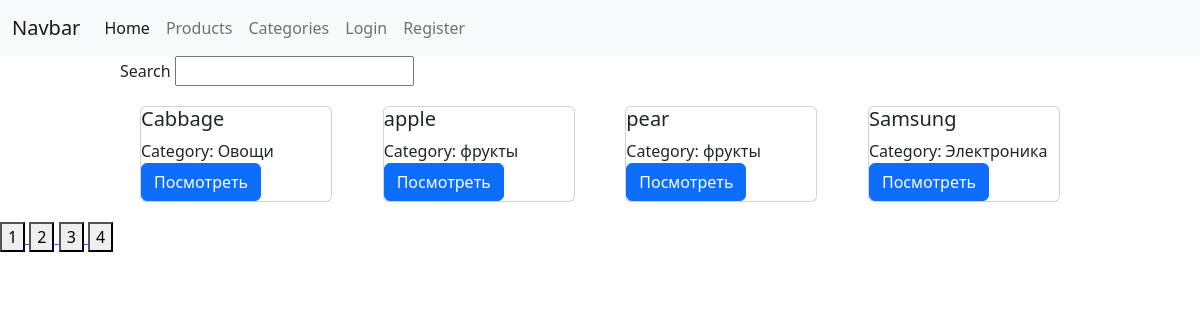
/products/?page=2, run on the app's committed database.
### products/models.py (models this page shows, shortened)
class Category(models.Model):
    title = models.CharField(max_length=100)
    icon = models.ImageField(null=True)
    def __str__(self):
        return self.title

class Product(models.Model):
    author = models.ForeignKey(User, on_delete=models.CASCADE, null=True)
    image = models.ImageField()
    title = models.CharField(max_length=255)
    description = models.TextField()
    category = models.ForeignKey(Category, on_delete=models.CASCADE, null=True)
    price = models.IntegerField(default=0)

### products/views.py (the view)
# urls.py: path('products/', ProductsView.as_view()),
class ProductsView(ListView):
    model = Product
    template_name = 'products/products.html'
    def get_context_data(self, **kwargs):
        return {
            'products': kwargs['products'],
            'user': get_user_from_request(self.request),
            'max_page': range(1, kwargs['max_page']+1)
        }
    def get(self, request, *args, **kwargs):
        category_id = request.GET.get('category_id')
        search_text = request.GET.get('search')
        page = int(request.GET.get('page', 1))
        if category_id:
            products = Product.objects.filter(category__in=[category_id])
        else:
            products = Product.objects.all()
        if search_text:
            products = products.filter(title__icontains=search_text)
        products = [{
            "id": product.id,
            "title": product.title,
            "image": product.image,
            "description": product.description,
            "price": product.price,
            "category": product.category
        } for product in products]
        max_page = round(products.__len__() / PAGINATION_LIMIT)
        products = products[PAGINATION_LIMIT * (page-1):PAGINATION_LIMIT * page]
        data = {
            'products':products,
            'user': get_user_from_request(request),
            'category_id': category_id,
            'max_page': range(1, max_page+1)
        }
        return render(request, self.template_name, context=self.get_context_data(
            products=products,
            max_page=max_page
        ))

### users/utils.py (called while the page is built)
def get_user_from_request(request):
    return request.user if not request.user.is_anonymous else None

### templates/products/products.html (shortened to what this page needs)
{% extends 'layouts/main.html' %}
{% block content %}
    <div class="search">
        <form action="/products/" method="get">
            <span>Search</span>
            <input type="text" name="search" value="">
        </form>
    </div>
    <div class="products">
        {% for product in products %}
            <div class="card" style="width: 20%; margin: 20px;">
                <div class="card_body">
                    <h5>{{ product.title }}</h5>
                    <div>Category: {{ product.category }}</div>
                    <a href="/products/{{ product.id }}" class="btn btn-primary">Посмотреть</a>
                </div>
            </div>
        {% endfor %}
    </div>
    <div>
        {% for page in max_page %}
            <a href="/products/?page={{ page }}">
                <button>{{ page }}</button>
            </a>
        {% endfor %}
    </div>
{% endblock %}

### templates/products/products.html (style rules this page uses)
.products { display: flex; justify-content: space-between; margin-left: 10%; width: 80%; flex-wrap: wrap; }
.search { width: 80%; margin-left: 10%; }

### data on the page
Category: title "Cabbage", category "Овощи"
Category: title "apple", category "фрукты", title "pear"
Category: title "Samsung", category "Электроника"

### other printed values
{{ page }} "1" "2" "3" "4"
